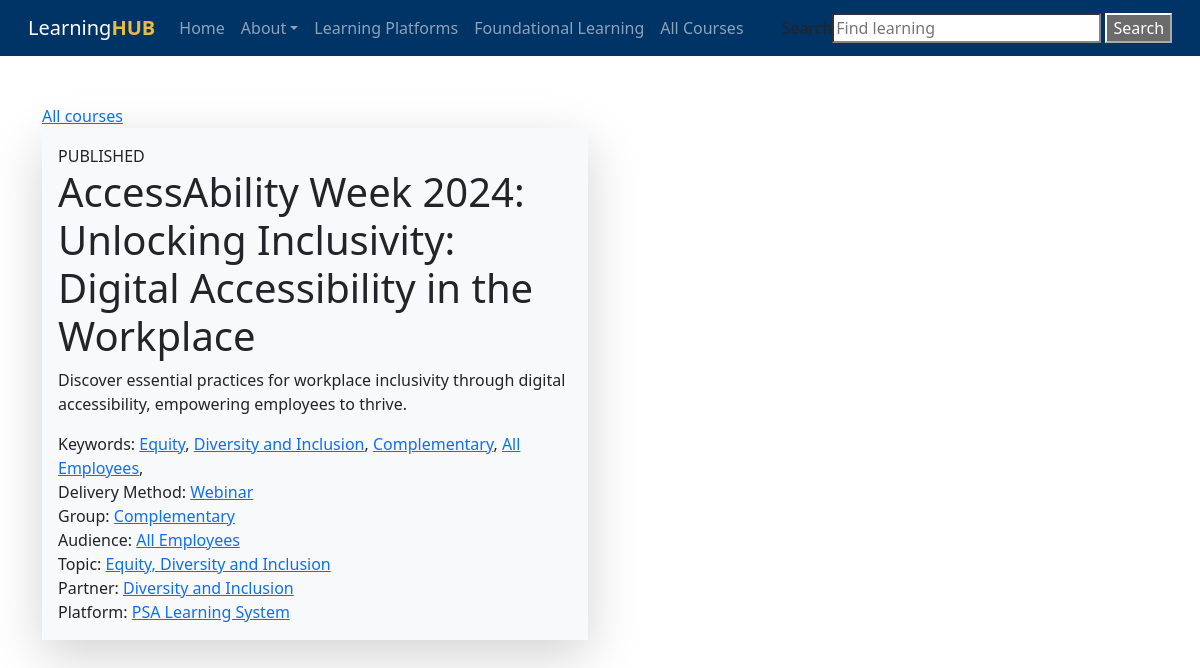
Before: /course.php?cid=3 with the older database file.
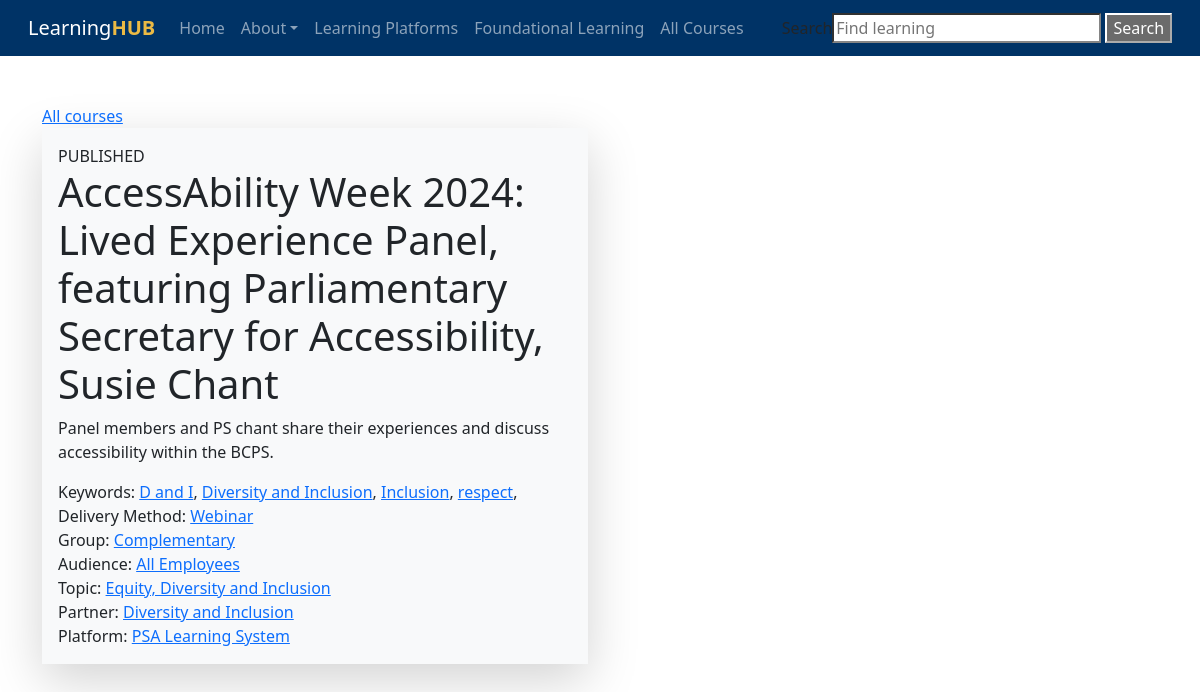
After: the same page with the newer database file.
### tables this page shows
CREATE TABLE "courses" (
    "id" INTEGER PRIMARY KEY AUTOINCREMENT NOT NULL,
    "status" VARCHAR NOT NULL,
    "sortorder" INTEGER,
    "name" VARCHAR NOT NULL,
    "slug" VARCHAR,
    "description" VARCHAR NOT NULL,
    "created" DATETIME NOT NULL,
    "modified" DATETIME,
    "expiry_date" DATETIME,
    "user_idir" VARCHAR,
    "course_id" INTEGER,
    "weight" INTEGER,
    "url" VARCHAR,
    "keywords" VARCHAR,
    "refresh_cycle" TEXT,
    "partner_id" INTEGER,
    "platform_id" INTEGER,
    "dmethod_id" INTEGER,
    "group_id" INTEGER,
    "audience_id" INTEGER,
    "topic_id" INTEGER,
    FOREIGN KEY(partner_id) REFERENCES learning_partners(id),
    FOREIGN KEY(platform_id) REFERENCES learning_platforms(id),
    FOREIGN KEY(dmethod_id) REFERENCES delivery_methods(id),
    FOREIGN KEY(group_id) REFERENCES groups(id),
    FOREIGN KEY(audience_id) REFERENCES audiences(id),
    FOREIGN KEY(topic_id) REFERENCES topics(id)
);

CREATE TABLE "delivery_methods" (
    "id" INTEGER PRIMARY KEY AUTOINCREMENT NOT NULL,
    "created" DATETIME,
    "modified" DATETIME,
    "sortorder" INTEGER,
    "name" VARCHAR,
    "slug" VARCHAR,
    "description" VARCHAR,
    "icon" VARCHAR,
    "color" VARCHAR
);

CREATE TABLE "groups" (
    "id" INTEGER PRIMARY KEY AUTOINCREMENT NOT NULL,
    "created" DATETIME,
    "modified" DATETIME,
    "sortorder" INTEGER,
    "name" VARCHAR,
    "slug" VARCHAR,
    "description" VARCHAR,
    "icon" VARCHAR,
    "color" VARCHAR
);

CREATE TABLE "audiences" (
    "id" INTEGER PRIMARY KEY AUTOINCREMENT NOT NULL,
    "created" DATETIME,
    "modified" DATETIME,
    "sortorder" INTEGER,
    "name" VARCHAR,
    "slug" VARCHAR,
    "description" VARCHAR,
    "icon" VARCHAR,
    "color" VARCHAR
);

CREATE TABLE "topics" (
    "id" INTEGER PRIMARY KEY AUTOINCREMENT NOT NULL,
    "created" DATETIME,
    "modified" DATETIME,
    "sortorder" INTEGER,
    "name" VARCHAR,
    "slug" VARCHAR,
    "description" VARCHAR,
    "icon" VARCHAR,
    "color" VARCHAR
);

CREATE TABLE "learning_partners" (
    "id" INTEGER PRIMARY KEY AUTOINCREMENT NOT NULL,
    "created" DATETIME,
    "modified" DATETIME,
    "sortorder" INTEGER,
    "name" VARCHAR,
    "slug" VARCHAR,
    "description" VARCHAR,
    "icon" VARCHAR,
    "logo" VARCHAR,
    "color" VARCHAR,
    "url" VARCHAR,
    "admin_name" VARCHAR,
    "admin_email" VARCHAR
);

CREATE TABLE "learning_platforms" (
    "id" INTEGER PRIMARY KEY AUTOINCREMENT NOT NULL,
    "created" DATETIME,
    "modified" DATETIME,
    "sortorder" INTEGER,
    "name" VARCHAR,
    "slug" VARCHAR,
    "description" VARCHAR,
    "logo" VARCHAR,
    "icon" VARCHAR,
    "color" VARCHAR,
    "url" VARCHAR
);

### course.php (the view, shortened to what this page needs)
<?php
$db = new SQLite3('courses.sqlite', SQLITE3_OPEN_CREATE | SQLITE3_OPEN_READWRITE);
$db->enableExceptions(true);
?>
<!doctype html>
<html>
<head>
<link href="https://cdn.jsdelivr.net/npm/bootstrap@5.3.3/dist/css/bootstrap.min.css" rel="stylesheet">
</head>
<body>
<?php require('template/nav.php') ?>
<div class="container">
<div class="row">
<div class="col-md-6">
<div><a href="courses.php">All courses</a></div>
<?php
$cid = $_GET['cid'] ?? 0;
$sql = 'SELECT
            c.id AS cid,
            c.name AS cname,
            c.status AS cstatus,
            c.description AS cdesc,
            c.keywords AS ckeys,
            dm.id AS dmid,
            dm.name AS dmname,
            g.name AS groupname,
            g.id AS groupid,
            a.name AS audiencename,
            a.id AS audienceid,
            top.name AS topicname,
            top.id AS topicid,
            pa.name AS partnername,
            pa.id AS partnerid,
            plat.name AS platformname,
            plat.id AS platformid
        FROM
            courses c
        JOIN delivery_methods dm ON dm.id = c.dmethod_id
        JOIN groups g ON g.id = c.group_id
        JOIN audiences a ON a.id = c.audience_id
        JOIN topics top ON top.id = c.topic_id
        JOIN learning_partners pa ON pa.id = c.partner_id
        JOIN learning_platforms plat ON plat.id = c.platform_id
        WHERE c.id = ' . $cid . ';';
$statement = $db->prepare($sql);
$result = $statement->execute();
?>
<?php while ($row = $result->fetchArray()): ?>
    <div class="p-3 mb-2 bg-light shadow-lg">
        <div><?= strtoupper($row['cstatus']) ?></div>
        <h1><?= $row['cname'] ?></h1>
        <div class="mb-3"><?= $row['cdesc'] ?></div>
        <?php if(!empty($row['ckeys'])): ?>
        <?php $keys = explode(',',$row['ckeys']) ?>
        <div>
        Keywords:
        <?php foreach($keys as $k): ?>
        <a href="keyword.php?keyword=<?= $k ?>"><?= $k ?></a>,
        <?php endforeach ?>
        </div>
        <?php endif ?>
        <div>Delivery Method: <a href="filter.php?dmethod=<?= $row['dmid'] ?>"><?= $row['dmname'] ?></a></div>
        <div>Group: <a href="filter.php?group=<?= $row['groupid'] ?>"><?= $row['groupname'] ?></a></div>
        <div>Audience: <a href="filter.php?audience=<?= $row['audienceid'] ?>"><?= $row['audiencename'] ?></a></div>
        <div>Topic: <a href="filter.php?topic=<?= $row['topicid'] ?>"><?= $row['topicname'] ?></a></div>
        <div>Partner: <a href="filter.php?partner=<?= $row['partnerid'] ?>"><?= $row['partnername'] ?></a></div>
        <div>Platform: <a href="filter.php?platform=<?= $row['platformid'] ?>"><?= $row['platformname'] ?></a></div>
    </div>
<?php endwhile ?>
</div>
</div>
</div>
</body>
</html>

### template/nav.php (shortened to what this page needs)
<nav style="background-color: #003366;" class="navbar navbar-expand-lg px-3 mb-5" data-bs-theme="dark" role="navigation" aria-label="Primary menu">
<div class="container-fluid">
    <a href="index.php" class="wordmark navbar-brand order-lg-first me-lg-3">
        Learning<span style="color: #ebba44; font-weight: bold;">HUB</span>
    </a>
    <div class="collapse navbar-collapse" id="navbarSupportedContent">
        <ul class="navbar-nav mb-2 mb-lg-0 order-1 order-lg-2">
            <li class="nav-item">
                <a class="nav-link" aria-current="page" href="index.php">Home</a>
            </li>
            <li class="nav-item dropdown">
                <a class="nav-link dropdown-toggle" href="about/" role="button" data-bs-toggle="dropdown" aria-expanded="false">
                                                About</a>
            </li>
            <li class="nav-item">
                <a class="nav-link" href="learning-systems/">
                                                Learning Platforms</a>
            </li>
            <li class="nav-item">
                <a class="nav-link" href="course/">Foundational Learning</a>
            </li>
            <li class="nav-item">
                <a class="nav-link" href="courses.php">All Courses</a>
            </li>
        </ul>
    </div>
    <form method="get" action="" class="collapse navbar-collapse mt-1 mt-lg-0" role="search" id="navbarSearch">
        <label for="s" class="sr-only">Search</label>
        <input type="search" id="s" class="s bg-white flex-grow-1 flex-shrink-1 me-1" name="s" placeholder="Find learning" required value="">
        <button type="submit" class="searchsubmit" aria-label="Submit Search">
                                Search
                            </button>
    </form>
</div>
</nav>

Changed rows visible on the page:
changed courses "PUBLISHED": name "AccessAbility Week 2024: Unlocking Inclusivity: Digital Accessibility in the Workplace" → "AccessAbility Week 2024: Lived Experience Panel, featuring Parliamentary Secretary for Accessibility, Susie Chant"; description "Discover essential practices for workplace inclusivity through digital accessibility, empowering employees to thrive." → "Panel members and PS chant share their experiences and discuss accessibility within the BCPS."
Other visible differences:
new list line: "D and I ,"
new list line: "Inclusion ,"
new list line: "respect ,"
list line gone: "Equity ,"
list line gone: "Complementary ,"
list line gone: "All Employees ,"
